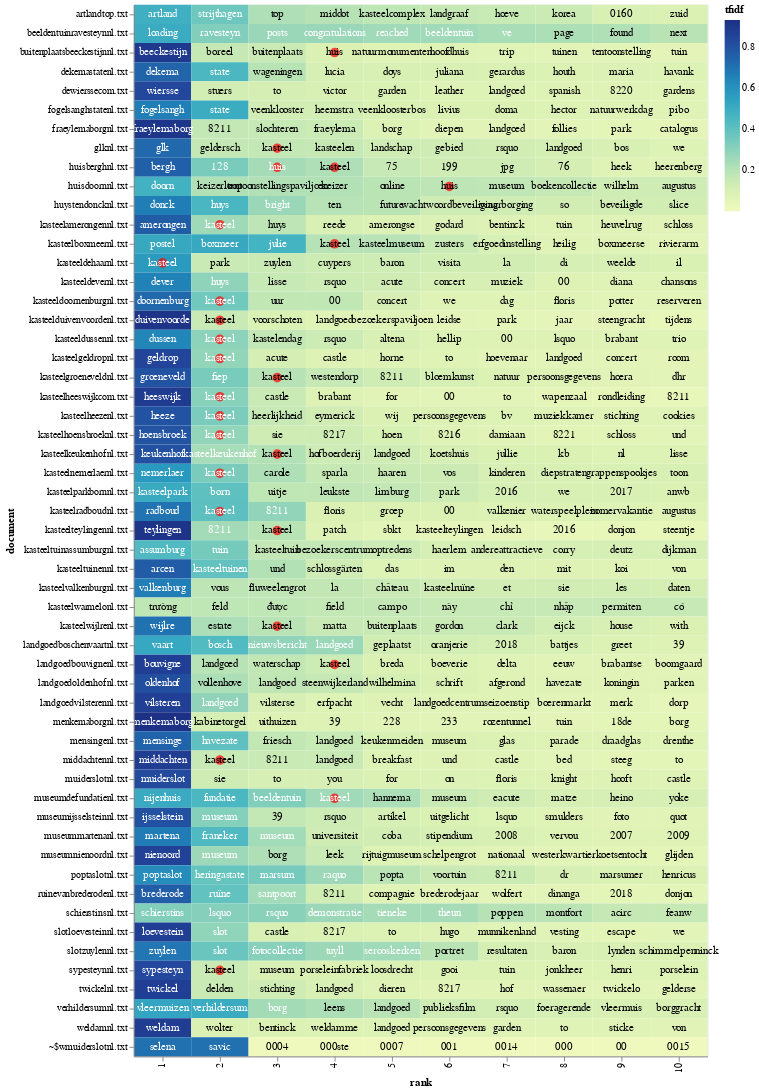

Notebook source saved alongside this figure:
### Code cell
import altair as alt

top_tfidf = tfidf_df.sort_values(by=['document','tfidf'], ascending=[True,False]).groupby(['document']).head(10) 

# Terms in this list will get a red dot in the visualization
term_list = ['kasteel', 'huis']

# adding a little randomness to break ties in term ranking
top_tfidf_plusRand = top_tfidf.copy()
top_tfidf_plusRand['tfidf'] = top_tfidf_plusRand['tfidf'] + np.random.rand(top_tfidf.shape[0])*0.0001

# base for all visualizations, with rank calculation
base = alt.Chart(top_tfidf_plusRand).encode(
    x = 'rank:O',
    y = 'document:N'
).transform_window(
    rank = "rank()",
    sort = [alt.SortField("tfidf", order="descending")],
    groupby = ["document"],
)

# heatmap specification
heatmap = base.mark_rect().encode(
    color = 'tfidf:Q'
)

# red circle over terms in above list
circle = base.mark_circle(size=100).encode(
    color = alt.condition(
        alt.FieldOneOfPredicate(field='term', oneOf=term_list),
        alt.value('red'),
        alt.value('#FFFFFF00')        
    )
)

# text labels, white for darker heatmap colors
text = base.mark_text(baseline='middle').encode(
    text = 'term:N',
    color = alt.condition(alt.datum.tfidf >= 0.23, alt.value('white'), alt.value('black'))
)

# display the three superimposed visualizations
(heatmap + circle + text).properties(width = 600)

### Figure 1 — Vega-Lite specification as saved in the notebook (floating-point values rounded to 4 significant figures; data arrays with more than 128 entries replaced by an {"elided": "..."} marker saying what was removed)
{"config": {"view": {"continuousWidth": 300, "continuousHeight": 300}}, "layer": [{"mark": {"type": "rect"}, "encoding": {"color": {"field": "tfidf", "type": "quantitative"}, "x": {"field": "rank", "type": "ordinal"}, "y": {"field": "document", "type": "nominal"}}, "transform": [{"window": [{"op": "rank", "field": "", "as": "rank"}], "groupby": ["document"], "sort": [{"field": "tfidf", "order": "descending"}]}]}, {"mark": {"type": "circle", "size": 100}, "encoding": {"color": {"condition": {"test": {"field": "term", "oneOf": ["kasteel", "huis"]}, "value": "red"}, "value": "#FFFFFF00"}, "x": {"field": "rank", "type": "ordinal"}, "y": {"field": "document", "type": "nominal"}}, "transform": [{"window": [{"op": "rank", "field": "", "as": "rank"}], "groupby": ["document"], "sort": [{"field": "tfidf", "order": "descending"}]}]}, {"mark": {"type": "text", "baseline": "middle"}, "encoding": {"color": {"condition": {"test": "(datum.tfidf >= 0.23)", "value": "white"}, "value": "black"}, "text": {"field": "term", "type": "nominal"}, "x": {"field": "rank", "type": "ordinal"}, "y": {"field": "document", "type": "nominal"}}, "transform": [{"window": [{"op": "rank", "field": "", "as": "rank"}], "groupby": ["document"], "sort": [{"field": "tfidf", "order": "descending"}]}]}], "data": {"name": "data-5ef163bc204952b0932620033005370e"}, "width": 600, "$schema": "https://vega.github.io/schema/vega-lite/v5.16.3.json", "datasets": {"data-5ef163bc204952b0932620033005370e": {"elided": "550 records"}}}
